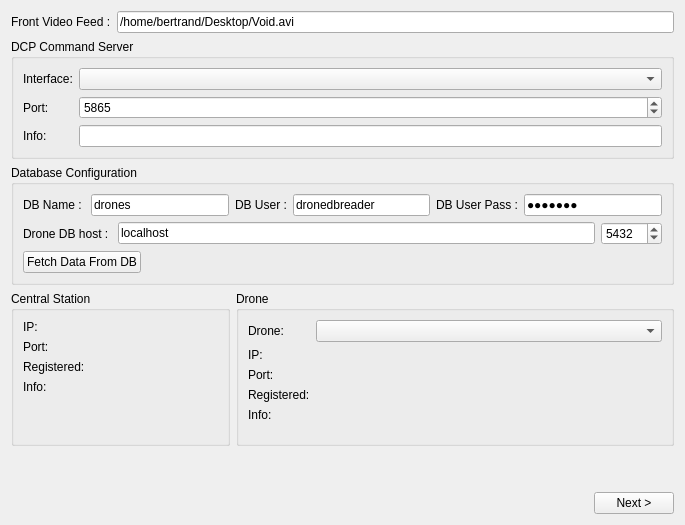
<?xml version="1.0" encoding="UTF-8"?>
<ui version="4.0">
 <class>ConfigurationPanel</class>
 <widget class="QWidget" name="ConfigurationPanel">
  <property name="geometry">
   <rect>
    <x>0</x>
    <y>0</y>
    <width>685</width>
    <height>525</height>
   </rect>
  </property>
  <property name="sizePolicy">
   <sizepolicy hsizetype="Expanding" vsizetype="Expanding">
    <horstretch>0</horstretch>
    <verstretch>0</verstretch>
   </sizepolicy>
  </property>
  <property name="windowTitle">
   <string>Form</string>
  </property>
  <layout class="QVBoxLayout" name="verticalLayout">
   <item>
    <layout class="QHBoxLayout" name="horizontalLayout">
     <item>
      <widget class="QLabel" name="label">
       <property name="sizePolicy">
        <sizepolicy hsizetype="Fixed" vsizetype="Fixed">
         <horstretch>0</horstretch>
         <verstretch>0</verstretch>
        </sizepolicy>
       </property>
       <property name="text">
        <string>Front Video Feed :</string>
       </property>
      </widget>
     </item>
     <item>
      <widget class="QLineEdit" name="frontVideoUrl">
       <property name="sizePolicy">
        <sizepolicy hsizetype="Expanding" vsizetype="Fixed">
         <horstretch>0</horstretch>
         <verstretch>0</verstretch>
        </sizepolicy>
       </property>
       <property name="text">
        <string>/home/bertrand/Desktop/Void.avi</string>
       </property>
       <property name="alignment">
        <set>Qt::AlignLeading|Qt::AlignLeft|Qt::AlignVCenter</set>
       </property>
      </widget>
     </item>
    </layout>
   </item>
   <item>
    <widget class="QGroupBox" name="groupBox_3">
     <property name="sizePolicy">
      <sizepolicy hsizetype="Expanding" vsizetype="Fixed">
       <horstretch>0</horstretch>
       <verstretch>0</verstretch>
      </sizepolicy>
     </property>
     <property name="title">
      <string>DCP Command Server</string>
     </property>
     <layout class="QFormLayout" name="formLayout_3">
      <item row="0" column="0">
       <widget class="QLabel" name="commandInterfaceLabel">
        <property name="text">
         <string>Interface:</string>
        </property>
       </widget>
      </item>
      <item row="0" column="1">
       <widget class="QComboBox" name="dcpServerInterface">
        <property name="sizePolicy">
         <sizepolicy hsizetype="Expanding" vsizetype="Fixed">
          <horstretch>0</horstretch>
          <verstretch>0</verstretch>
         </sizepolicy>
        </property>
       </widget>
      </item>
      <item row="1" column="0">
       <widget class="QLabel" name="commandPortLabel">
        <property name="text">
         <string>Port:</string>
        </property>
       </widget>
      </item>
      <item row="1" column="1">
       <widget class="QSpinBox" name="dcpServerPort">
        <property name="minimum">
         <number>1</number>
        </property>
        <property name="maximum">
         <number>65535</number>
        </property>
        <property name="value">
         <number>5865</number>
        </property>
       </widget>
      </item>
      <item row="2" column="0">
       <widget class="QLabel" name="commandInfoLabel">
        <property name="text">
         <string>Info:</string>
        </property>
       </widget>
      </item>
      <item row="2" column="1">
       <widget class="QLineEdit" name="commandInfoText">
        <property name="maxLength">
         <number>2048</number>
        </property>
       </widget>
      </item>
     </layout>
    </widget>
   </item>
   <item>
    <widget class="QGroupBox" name="groupBox_4">
     <property name="sizePolicy">
      <sizepolicy hsizetype="Expanding" vsizetype="Fixed">
       <horstretch>0</horstretch>
       <verstretch>0</verstretch>
      </sizepolicy>
     </property>
     <property name="title">
      <string>Database Configuration</string>
     </property>
     <layout class="QVBoxLayout" name="verticalLayout_2">
      <item>
       <layout class="QHBoxLayout" name="horizontalLayout_5">
        <item>
         <widget class="QLabel" name="label_4">
          <property name="text">
           <string>DB Name : </string>
          </property>
         </widget>
        </item>
        <item>
         <widget class="QLineEdit" name="dbName">
          <property name="text">
           <string>drones</string>
          </property>
         </widget>
        </item>
        <item>
         <widget class="QLabel" name="label_5">
          <property name="text">
           <string>DB User :</string>
          </property>
         </widget>
        </item>
        <item>
         <widget class="QLineEdit" name="dbUserName">
          <property name="text">
           <string>dronedbreader</string>
          </property>
          <property name="echoMode">
           <enum>QLineEdit::Normal</enum>
          </property>
         </widget>
        </item>
        <item>
         <widget class="QLabel" name="label_6">
          <property name="text">
           <string>DB User Pass :</string>
          </property>
         </widget>
        </item>
        <item>
         <widget class="QLineEdit" name="dbUserPassword">
          <property name="text">
           <string>M1n3tt3</string>
          </property>
          <property name="echoMode">
           <enum>QLineEdit::Password</enum>
          </property>
         </widget>
        </item>
       </layout>
      </item>
      <item>
       <layout class="QHBoxLayout" name="horizontalLayout_4">
        <item>
         <widget class="QLabel" name="label_3">
          <property name="text">
           <string>Drone DB host : </string>
          </property>
         </widget>
        </item>
        <item>
         <widget class="QLineEdit" name="dbServerHost">
          <property name="text">
           <string>localhost</string>
          </property>
         </widget>
        </item>
        <item>
         <widget class="QSpinBox" name="dbServerPort">
          <property name="maximum">
           <number>65535</number>
          </property>
          <property name="value">
           <number>5432</number>
          </property>
         </widget>
        </item>
       </layout>
      </item>
      <item>
       <widget class="QPushButton" name="getConfigFromDBButton">
        <property name="sizePolicy">
         <sizepolicy hsizetype="Fixed" vsizetype="Fixed">
          <horstretch>0</horstretch>
          <verstretch>0</verstretch>
         </sizepolicy>
        </property>
        <property name="text">
         <string>Fetch Data From DB</string>
        </property>
       </widget>
      </item>
     </layout>
    </widget>
   </item>
   <item>
    <layout class="QHBoxLayout" name="horizontalLayout_3" stretch="1,2">
     <item>
      <widget class="QGroupBox" name="groupBox">
       <property name="sizePolicy">
        <sizepolicy hsizetype="Expanding" vsizetype="Expanding">
         <horstretch>0</horstretch>
         <verstretch>0</verstretch>
        </sizepolicy>
       </property>
       <property name="title">
        <string>Central Station</string>
       </property>
       <layout class="QFormLayout" name="formLayout">
        <property name="fieldGrowthPolicy">
         <enum>QFormLayout::AllNonFixedFieldsGrow</enum>
        </property>
        <item row="0" column="0">
         <widget class="QLabel" name="centralIPLabel">
          <property name="text">
           <string>IP:</string>
          </property>
         </widget>
        </item>
        <item row="0" column="1">
         <widget class="QLabel" name="centralIPText">
          <property name="text">
           <string/>
          </property>
         </widget>
        </item>
        <item row="1" column="0">
         <widget class="QLabel" name="centralPortLabel">
          <property name="text">
           <string>Port:</string>
          </property>
         </widget>
        </item>
        <item row="1" column="1">
         <widget class="QLabel" name="centralPortText">
          <property name="text">
           <string/>
          </property>
         </widget>
        </item>
        <item row="2" column="0">
         <widget class="QLabel" name="centralDateLabel">
          <property name="text">
           <string>Registered:</string>
          </property>
         </widget>
        </item>
        <item row="2" column="1">
         <widget class="QLabel" name="centralDateText">
          <property name="text">
           <string/>
          </property>
         </widget>
        </item>
        <item row="3" column="0">
         <widget class="QLabel" name="centralInfoLabel">
          <property name="text">
           <string>Info:</string>
          </property>
         </widget>
        </item>
        <item row="3" column="1">
         <widget class="QLabel" name="centralInfoText">
          <property name="text">
           <string/>
          </property>
         </widget>
        </item>
       </layout>
      </widget>
     </item>
     <item>
      <widget class="QGroupBox" name="groupBox_2">
       <property name="sizePolicy">
        <sizepolicy hsizetype="Expanding" vsizetype="Expanding">
         <horstretch>0</horstretch>
         <verstretch>0</verstretch>
        </sizepolicy>
       </property>
       <property name="title">
        <string>Drone</string>
       </property>
       <layout class="QFormLayout" name="formLayout_2">
        <item row="0" column="0">
         <widget class="QLabel" name="droneListLabel">
          <property name="text">
           <string>Drone:</string>
          </property>
         </widget>
        </item>
        <item row="0" column="1">
         <widget class="QComboBox" name="dronesListComboBox">
          <property name="sizePolicy">
           <sizepolicy hsizetype="Expanding" vsizetype="Fixed">
            <horstretch>0</horstretch>
            <verstretch>0</verstretch>
           </sizepolicy>
          </property>
         </widget>
        </item>
        <item row="1" column="0">
         <widget class="QLabel" name="droneIPLabel">
          <property name="text">
           <string>IP:</string>
          </property>
         </widget>
        </item>
        <item row="1" column="1">
         <widget class="QLabel" name="droneIPText">
          <property name="text">
           <string/>
          </property>
         </widget>
        </item>
        <item row="2" column="0">
         <widget class="QLabel" name="dronePortLabel">
          <property name="text">
           <string>Port:</string>
          </property>
         </widget>
        </item>
        <item row="2" column="1">
         <widget class="QLabel" name="dronePortText">
          <property name="text">
           <string/>
          </property>
         </widget>
        </item>
        <item row="3" column="0">
         <widget class="QLabel" name="droneDateLabel">
          <property name="text">
           <string>Registered:</string>
          </property>
         </widget>
        </item>
        <item row="3" column="1">
         <widget class="QLabel" name="droneDateText">
          <property name="text">
           <string/>
          </property>
         </widget>
        </item>
        <item row="4" column="0">
         <widget class="QLabel" name="droneInfoLabel">
          <property name="text">
           <string>Info:</string>
          </property>
         </widget>
        </item>
        <item row="4" column="1">
         <widget class="QLabel" name="droneInfoText">
          <property name="text">
           <string/>
          </property>
         </widget>
        </item>
       </layout>
       <zorder>dronesListComboBox</zorder>
       <zorder>droneListLabel</zorder>
       <zorder>droneIPLabel</zorder>
       <zorder>droneIPText</zorder>
       <zorder>dronePortLabel</zorder>
       <zorder>dronePortText</zorder>
       <zorder>droneDateLabel</zorder>
       <zorder>droneDateText</zorder>
       <zorder>droneInfoLabel</zorder>
       <zorder>droneInfoText</zorder>
      </widget>
     </item>
    </layout>
   </item>
   <item>
    <spacer name="verticalSpacer">
     <property name="orientation">
      <enum>Qt::Vertical</enum>
     </property>
     <property name="sizeType">
      <enum>QSizePolicy::Fixed</enum>
     </property>
     <property name="sizeHint" stdset="0">
      <size>
       <width>20</width>
       <height>40</height>
      </size>
     </property>
    </spacer>
   </item>
   <item>
    <layout class="QHBoxLayout" name="horizontalLayout_2">
     <item>
      <spacer name="horizontalSpacer">
       <property name="orientation">
        <enum>Qt::Horizontal</enum>
       </property>
       <property name="sizeHint" stdset="0">
        <size>
         <width>40</width>
         <height>20</height>
        </size>
       </property>
      </spacer>
     </item>
     <item>
      <widget class="QPushButton" name="nextButton">
       <property name="sizePolicy">
        <sizepolicy hsizetype="Fixed" vsizetype="Fixed">
         <horstretch>0</horstretch>
         <verstretch>0</verstretch>
        </sizepolicy>
       </property>
       <property name="text">
        <string>Next &gt;</string>
       </property>
      </widget>
     </item>
    </layout>
   </item>
  </layout>
 </widget>
 <resources/>
 <connections/>
</ui>
